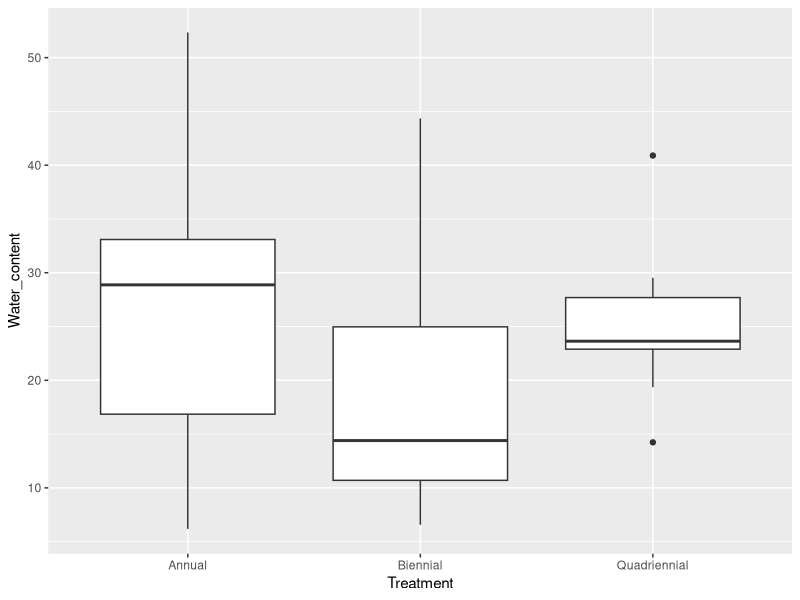

Write the R code that produced this figure. (Note: this script raises an error after producing the figure.)
### =============== boxplot BIOMASSA - com ggplot =========== ##
## ==== Paper fire behavior - Zupo etal. - Agosto 2020 ======##

#packages
library(dplyr)
library(ggplot2)

inten<-read.csv(file = "Data/Intensity_FireCampina15.csv", sep = ";", dec = ".", header = T)
alt <-read.csv(file = "Data/altura.csv", sep = ";", dec = ".", header = T)
str(inten)
inten$Treatment<-as.factor(inten$Treatment)

inte<-inten%>%
  group_by(Treatment)%>%
  summarise (mean_inten = mean(Intensity), sd_I = sd(Intensity))%>%
  mutate(se = sd_I/sqrt(4))

library(plyr)
adata <- ddply(inten, "Treatment", summarise,
               N    = length(Intensity),
               mean = mean(Intensity),
               sd   = sd(Intensity),
               se   = sd / sqrt(N)
)

rate<-inten%>%
  group_by(Treatment)%>%
summarise (mean_rs = mean(Rate_spread), sd_rs = sd(Rate_spread))%>%
  mutate(se = sd_rs/sqrt(4))
bdata <- ddply(inten, "Treatment", summarise,
               N    = length(Rate_spread),
               mean = mean(Rate_spread),
               sd   = sd(Rate_spread),
               se   = sd / sqrt(N)
)

fire_dur<-read.csv(file = "Data/fire_duration.csv", sep = ";", dec = ".", header = T)
str(fire_dur)
fire_dur$Treatment<-as.factor(fire_dur$Treatment)

fd2 <- fire_dur %>%
    group_by(Treatment)%>%
  summarise (mean_fd = mean(fire_duration), sd_fd = sd(fire_duration))


cdata <- ddply(fire_dur, "Treatment", summarise,
               N    = length(fire_duration),
               mean = mean(fire_duration),
               sd   = sd(fire_duration),
               se   = sd / sqrt(N)
)


#GLMs
library(lme4)

glm1<-glm(Intensity ~ Treatment,
           data=inten, family = Gamma(link = "identity"))
summary(glm1)

#post-hoc
library(multcomp)
inten_posthoc<-glht(glm1, mcp(Treatment="Tukey"))
summary(inten_posthoc)

#para rate of spread
glm2<-glm(Rate_spread ~ Treatment,
          data=inten, family = Gamma(link = "identity"))
summary(glm2)

#post-hoc
rs_posthoc<-glht(glm2, mcp(Treatment="Tukey"))
summary(rs_posthoc)

#para fire duration
glm3<-glm(fire_duration ~ Treatment,
          data=fire_dur, family = Gamma(link = "identity"))
summary(glm3)

#post-hoc
fd_posthoc<-glht(glm3, mcp(Treatment="Tukey"))
summary(fd_posthoc)


#residence time
tr <- read.csv(file = "Data/Tempo_residencia.csv")
str(tr)
tr$Treatment <-as.factor(tr$Treatment)

#RESIDENCE TIME

#over 100
tr1 <- tr%>%
  filter(temperature_threshold=="above_100")


trdata <- ddply(tr1, c("Treatment", "alt_sensor"), summarise,
                N    = length(tempo_sec),
                mean = mean(tempo_sec),
                sd   = sd(tempo_sec),
                se   = sd / sqrt(N)
)

#over 60
tr2 <- tr%>%
  filter(temperature_threshold=="above_60")

#over 60
trdata2 <- ddply(tr2, c("Treatment", "alt_sensor"), summarise,
                 N    = length(tempo_sec),
                 mean = mean(tempo_sec),
                 sd   = sd(tempo_sec),
                 se   = sd / sqrt(N)
)


#for below
ts<-tr2%>%
  filter(alt_sensor=="underground")

#residence time over 100
trs<-tr1%>%
  filter(alt_sensor=="soil")

trb2<-tr1%>%
  filter(alt_sensor=="underground")



## water content (or fuel moisture) ####

#files
water<-read.csv(file = "Data/water_content.csv")
water$Treatment<- as.factor(water$Treatment)

library(plyr)
water_data <- ddply(water, c("Treatment"), summarise,
                    N    = length(Water_content),
                    mean = mean(Water_content),
                    sd   = sd(Water_content),
                    se   = sd / sqrt(N)
)

ggplot(water, aes(x=Treatment, y= Water_content, group = Treatment)) +
  geom_boxplot()

glm15<- glm(Water_content~Treatment, data=water,
            family = Gamma(link = "identity"))
summary(glm15)
wc_posthoc<-glht(glm15, mcp(Treatment="Tukey"))
summary(wc_posthoc)

#altura da chama
str(alt)
alt$Treatment <- as.factor(alt$Treatment)

#para normal
qqp(alt$altura_m, "norm")
# lnorm means lognormal
qqp(alt$altura_m, "lnorm")

gamma<- fitdistr(alt$altura_m, "gamma")
qqp(alt$altura_m, "gamma", shape = gamma$estimate[[1]], rate = gamma$estimate[[2]])


ddata <- ddply(alt, "Treatment", summarise,
               N    = length(altura_m),
               mean = mean(altura_m),
               sd   = sd(altura_m),
               se   = sd / sqrt(N)
)

lm_alt <-lm(altura_m ~Treatment, data = alt)
summary(lm_alt)

#post-hoc
alt_posthoc<-glht(lm_alt, mcp(Treatment="Tukey"))
summary(alt_posthoc)

## fuel moisture
fm <- read.csv(file = "Data/fuel_moisture.csv", sep = ";", dec = ".", header = T)
str(fm)
fm$Treatment <-as.factor(fm$Treatment)

fmdata <- ddply(fm, "Treatment", summarise,
               N    = length(fuel_moisture),
               mean = mean(fuel_moisture),
               sd   = sd(fuel_moisture),
               se   = sd / sqrt(N)
)
